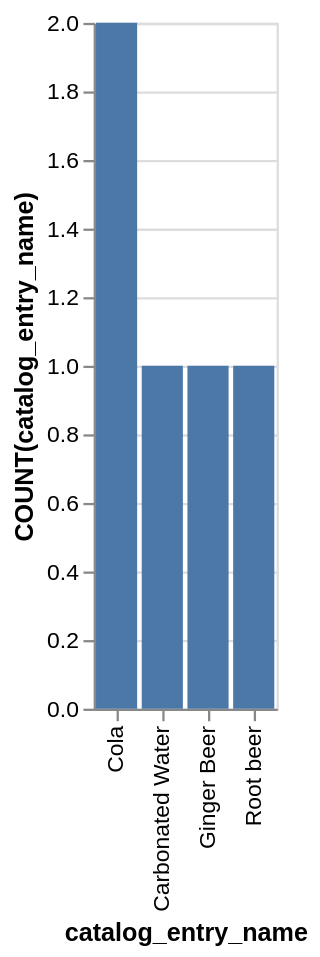

The specification (Vega-Lite) saved for this image:
### Vega-Lite specification from a JSON file in a GitHub repository (floating-point values rounded to 4 significant figures)
{"data": {"values": [{"x_data": "Carbonated Water", "y_data": 1}, {"x_data": "Cola", "y_data": 2}, {"x_data": "Ginger Beer", "y_data": 1}, {"x_data": "Root beer", "y_data": 1}]}, "mark": "bar", "encoding": {"x": {"field": "x_data", "type": "nominal", "title": "catalog_entry_name", "sort": {"op": "sum", "field": "y_data", "order": "descending"}}, "y": {"field": "y_data", "type": "quantitative", "title": "COUNT(catalog_entry_name)"}}}
